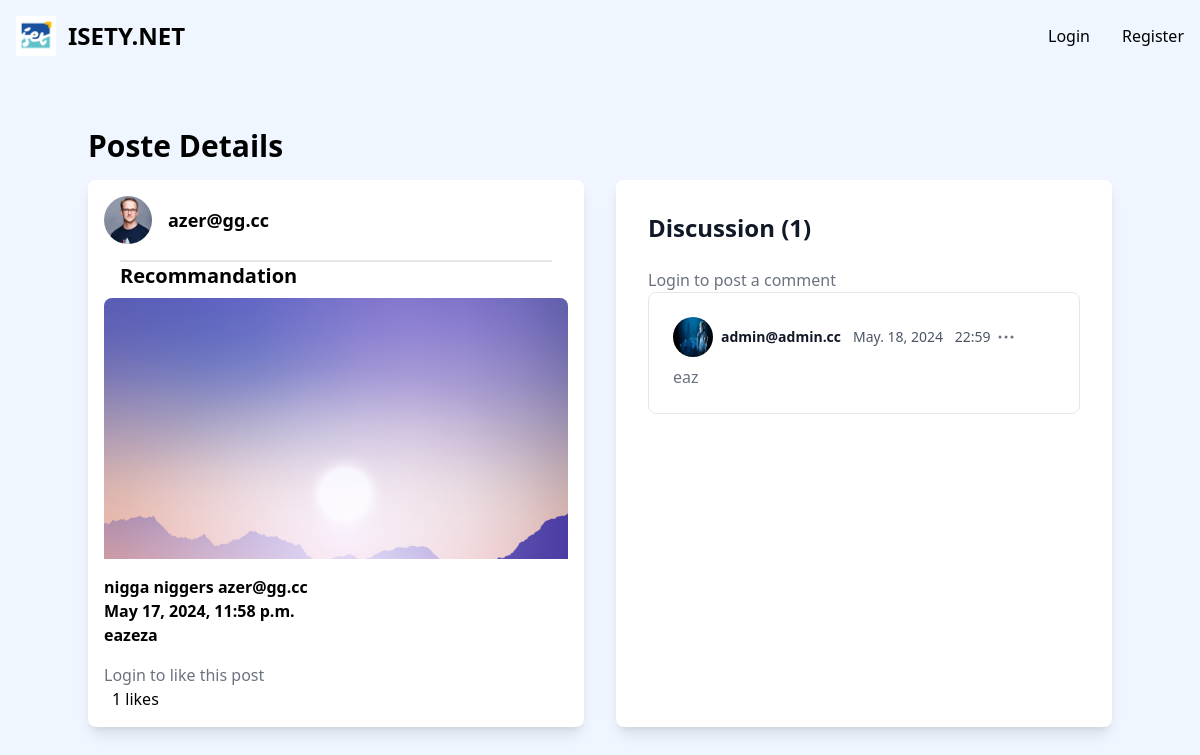
Before: /post/about/8/ with the older database file.
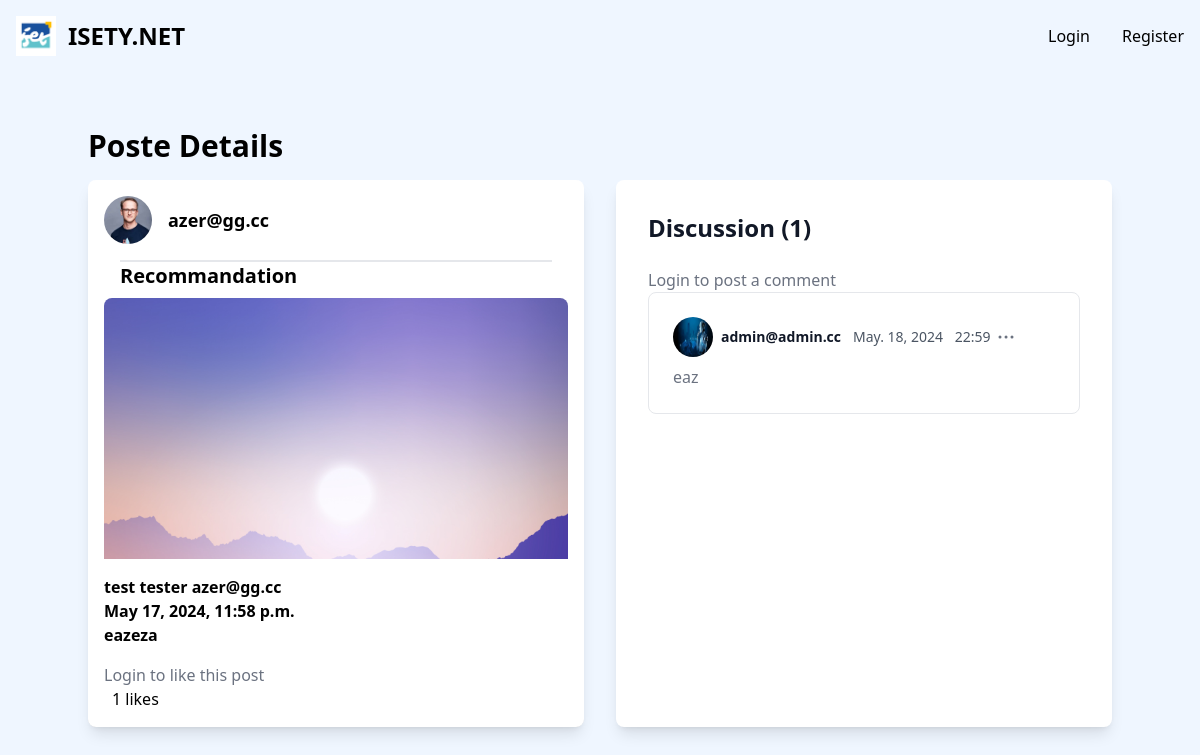
After: the same page with the newer database file.
### isety/models.py (models this page shows, shortened)
class Poste(models.Model):
    image = models.ImageField(blank=True,upload_to='post_photos')
    POST_TYPE_CHOICES = (
        (0, "Offre"),
        (1, "Demande"),
    )
    poste_type = models.IntegerField(choices=POST_TYPE_CHOICES)
    date_upload = models.DateTimeField(default=datetime.now)
    user = models.ForeignKey(User, on_delete=models.CASCADE)
    poste_field = models.CharField(max_length=255 ,default='')
    likes = models.IntegerField(default=0)

class User(AbstractUser):
    username = None
    email = models.EmailField(_("email address"), unique=True)
    first_name = models.CharField(max_length=50)
    last_name = models.CharField(max_length=50)
    photo = models.ImageField(upload_to='user_photos', null=True, blank=True)
    telnum = models.CharField(max_length=8, default='00000000' ,null=True)
    friends = models.ManyToManyField("User", related_name='user_friends',blank=True)
    USERNAME_FIELD = "email"
    REQUIRED_FIELDS = []
    objects = CustomUserManager()
    def __str__(self):
        return f"{self.first_name} {self.last_name} {self.email}"

class Recommandation(Poste):
    texte = models.CharField(max_length=255)

### isety/views.py (the view)
# urls.py: path('post/about/<int:id>/', views.poste_details, name='poste_detail'),
def poste_details(request, id):
    poste_instance = get_object_or_404(Poste, pk=id)
    type_p = None
    new_comment = None
    if isinstance(poste_instance, Recommandation):
        type_p = 'recommandation'
    elif isinstance(poste_instance, Transport):
        type_p = 'transport'
    elif isinstance(poste_instance, Logement):
        type_p = 'logement'
    elif isinstance(poste_instance, Stage):
        type_p = 'stage'
    else:
        type_p = None
    comments = Comment.objects.filter(poste=poste_instance)
    if request.method == 'POST':
        comment_form = CommentForm(data=request.POST)
        if comment_form.is_valid():
            new_comment = comment_form.save(commit=False)
            new_comment.poste = poste_instance
            new_comment.user = request.user
            new_comment.save()
            if poste_instance.user != request.user:
                Notification.objects.create(
                    sender=request.user,
                    recipient=poste_instance.user,
                    notification_type='comment',
                    message=f"{request.user.first_name} has commented on your post."
                )
        elif 'delete_comment' in request.POST:
            comment_id = request.POST.get('comment_id')
            comment = get_object_or_404(Comment, id=comment_id)
            if comment.user == request.user or request.user.is_staff:
                comment.delete()
                Notification.objects.filter(
                    sender=request.user,
                    recipient=poste_instance.user,
                    notification_type='comment',
                    message=f"{request.user.first_name} has commented on your post."
                ).delete()
                return redirect('poste_detail', id=poste_instance.pk)
            else:
                return HttpResponseForbidden("You are not allowed to delete this comment.")
    else:
        comment_form = CommentForm()
    user_has_liked = False
    if request.user.is_authenticated:
        user_has_liked = poste_instance.user_has_liked(request.user)
    post_user = poste_instance.user
    return render(request, "poste/poste_detail.html", {
        "poste_instance": poste_instance,
        "type_p": type_p,
        "user_has_liked": user_has_liked,
        "post_user": post_user,
        'new_comment': new_comment,
        'comment_form': comment_form,
        'comments': comments,  # Pass comments to the template
    })

### isety/context_processors.py (called while the page is built)
def notifications(request):
    if request.user.is_authenticated:
        notifications = Notification.objects.filter(recipient=request.user, is_read=False).order_by('-timestamp')
        friend_requests = FriendRequest.objects.filter(to_user=request.user, is_accepted=False)
    else:
        notifications = []
        friend_requests = []
    return {'notifications': notifications, 'friend_requests': friend_requests}

### isety/templates/poste/poste_detail.html (shortened to what the changed rows need)
{% include "base.html" %} {% block content %}
<div class="container mx-auto py-8">
  <h1 class="text-3xl font-semibold mb-4">Poste Details</h1>
  {% if error %}
  <p class="text-red-500">{{ error }}</p>
  {% else %}
  <div class="grid grid-cols-1 lg:grid-cols-2 gap-8">
    <div class="bg-white shadow-lg rounded-lg overflow-hidden">
      <div class="bg-white rounded-lg shadow-md p-4">
        <a href="{% url 'profile' poste_instance.user.id %}">
          <div class="flex items-center mb-4">
            <img
              src="{{ post_user.photo.url }}"
              alt="{{ post_user.email }}"
              class="w-12 h-12 rounded-full"
            />
            <div class="ml-4">
              <p class="text-lg font-semibold">{{ post_user.email }}</p>
            </div>
          </div>
        </a>
        <h2 class=" flex text-xl m-4 border-t-2  font-semibold mb-2 capitalize">
            {{ poste_instance.poste_field }}
          </h2>
        <img
          src="{{ poste_instance.image.url }}"
          alt="{{ poste_instance.poste_field }}"
          class="rounded-t-lg w-full mb-4"
        />
        <div>
          {% if poste_instance.poste_field == 'recommandation' %}
          <p><strong >{{ poste_instance.recommandation.user }}</strong></p>
          <p>
            <strong>{{ poste_instance.recommandation.date_upload }}</strong>
          </p>
          <p><strong>{{ poste_instance.recommandation.texte }}</strong></p>
          {% endif %}
          <div class="mt-4">
            {% if user.is_authenticated %}
            <form
              action="{% url 'like' post_id=poste_instance.id %}"
              method="post"
            >
              {% csrf_token %}
              <button
                type="submit"
                class="text-blue-500 hover:text-blue-700 focus:outline-none"
              >
                <img
                  src="/media/site_pngs/like.png"
                  alt="like"
                  class="size-4"
                />
                {% if user_has_liked %}Unlike{% else %}Like{% endif %}
              </button>
              <span class="ml-2">{{ poste_instance.likes }} likes</span>
            </form>
            {% else %}
            <p class="text-gray-500">Login to like this post</p>
            <span class="ml-2">{{ poste_instance.likes }} likes</span>
            {% endif %}
          </div>
        </div>
      </div>
    </div>
    <div class="bg-white shadow-lg rounded-lg p-8">
      <section class="dark:bg-gray-900 antialiased">
        <div>
          <div class="flex justify-between items-center mb-6">
            <h2
              class="text-lg lg:text-2xl font-bold text-gray-900 dark:text-white"
            >
              Discussion ({{ comments.count }})
            </h2>
          </div>
          {% if user.is_authenticated %}
          <form class="mb-6" method="post">
            {% csrf_token %}
            <div
              class="py-2 px-4 mb-4 bg-white rounded-lg rounded-t-lg border border-gray-200 dark:bg-gray-800 dark:border-gray-700"
            >
              {{ comment_form }}
            </div>
            <button
              type="submit"
              class="text-white bg-blue-700 hover:bg-blue-800 focus:ring-4 focus:outline-none focus:ring-blue-300 font-medium rounded-lg text-sm w-full sm:w-auto px-5 py-2.5 text-center dark:bg-blue-600 dark:hover:bg-blue-700 dark:focus:ring-blue-800"
            >
              Post comment
            </button>
          </form>
          {% else %}
          <p class="text-gray-500">Login to post a comment</p>
          {% endif %} {% for comment in comments %}
          <article
            class="border p-6 text-base bg-white rounded-lg dark:bg-gray-900 mb-4"
          >
            <footer class="flex justify-between items-center mb-2">
              <div class="flex items-center">
                <p
                  class="inline-flex items-center mr-3 text-sm text-gray-900 dark:text-white font-semibold"
                >
                  <img
                    class="mr-2 w-10 h-10 rounded-full"
                    src="{{ comment.user.photo.url }}"
                    alt="{{ comment.user.email }}"
                  />{{ comment.user.email }}
                </p>
                <p class="text-sm text-gray-600 dark:text-gray-400">
                    <time
                    pubdate
                    datetime="{{ comment.date|date:'Y-m-d' }}"
                    title="{{ comment.date|date:'F j, Y' }}"
                    >
                    {{ comment.date|date:'M. j, Y' }}
                    </time>
                    <span class="ml-2">{{ comment.date|time:'H:i' }}</span>
                </p>
                <button
                  id="dropdownComment{{ forloop.counter }}Button"
                  data-dropdown-toggle="dropdownComment{{ forloop.counter }}"
                  class="inline-flex items-center p-2 text-sm font-medium text-center text-gray-500 dark:text-gray-400 bg-white rounded-lg hover:bg-gray-100 focus:ring-4 focus:outline-none focus:ring-gray-50 dark:bg-gray-900 dark:hover:bg-gray-700 dark:focus:ring-gray-600"
                  type="button"
                >
                  <svg
                    class="w-4 h-4"
                    aria-hidden="true"
                    xmlns="http://www.w3.org/2000/svg"
                    fill="currentColor"
                    viewBox="0 0 16 3"
                  >
                    <path
                      d="M2 0a1.5 1.5 0 1 1 0 3 1.5 1.5 0 0 1 0-3Zm6.041 0a1.5 1.5 0 1 1 0 3 1.5 1.5 0 0 1 0-3ZM14 0a1.5 1.5 0 1 1 0 3 1.5 1.5 0 0 1 0-3Z"
                    />
                  </svg>
                </button>
              </div>
            </footer>
            <p class="text-gray-500 dark:text-gray-400">{{ comment.body }}</p>
          </article>
          {% endfor %}
        </div>
      </section>
    </div>
  </div>
  {% endif %}
</div>
{% endblock content %}

Changed rows visible on the page:
changed through a linked row, Poste "Recommandation": recommandation.user "nigga niggers azer@gg.cc" → "test tester azer@gg.cc"
